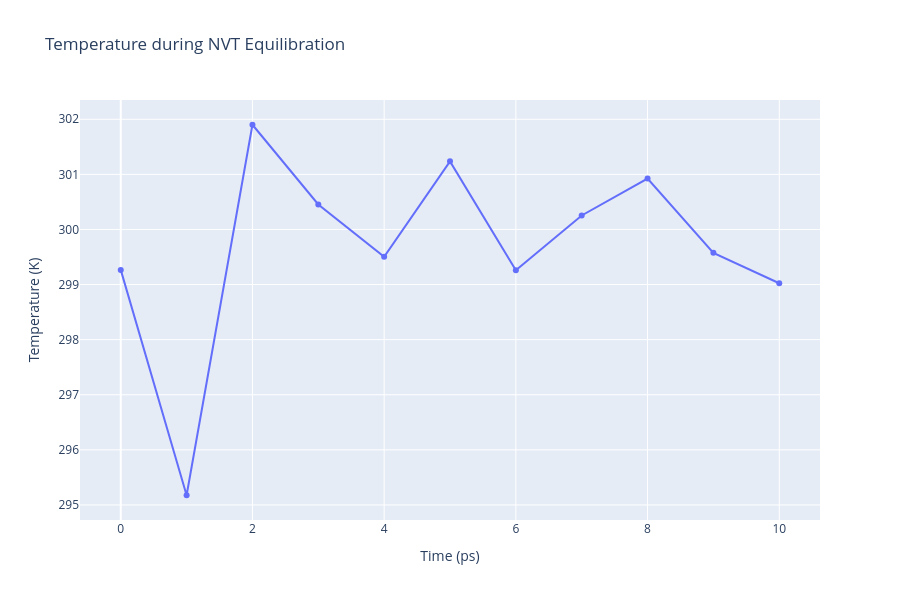

Notebook code cell kept with this figure:
### Code cell
# GMXEnergy: Getting system temperature by time during NVT Equilibration  
from biobb_analysis.gromacs.gmx_energy import gmx_energy

# Create prop dict and inputs/outputs
AWH_output_nvt_temp_xvg = AWH_dir / f'{ref}_nvt_temp.xvg'
prop = {
    'terms':  ["Temperature"],
    'binary_path' : binary_path
}

# Create and launch bb
gmx_energy(input_energy_path=AWH_output_nvt_edr, 
          output_xvg_path=AWH_output_nvt_temp_xvg, 
          properties=prop)

# Read temperature data from file
with open(AWH_output_nvt_temp_xvg, 'r') as temperature_file:
    x, y = zip(*[
        (float(line.split()[0]), float(line.split()[1]))
        for line in temperature_file
        if not line.startswith(("#", "@"))
    ])

# Create a scatter plot
fig = go.Figure(data=go.Scatter(x=x, y=y, mode='lines+markers'))

# Update layout
fig.update_layout(title="Temperature during NVT Equilibration",
                  xaxis_title="Time (ps)",
                  yaxis_title="Temperature (K)",
                  height=600)
fig.show()

### Figure 1 — Plotly figure (JSON) as saved in the notebook; plotly's stock layout.template omitted (floating-point values rounded to 4 significant figures)
{"data": [{"mode": "lines+markers", "type": "scatter", "x": [0, 1, 2, 3, 4, 5, 6, 7, 8, 9, 10], "y": [299.3, 295.2, 301.9, 300.5, 299.5, 301.2, 299.3, 300.3, 300.9, 299.6, 299.0]}], "layout": {"height": 600, "title": {"text": "Temperature during NVT Equilibration"}, "xaxis": {"title": {"text": "Time (ps)"}}, "yaxis": {"title": {"text": "Temperature (K)"}}}}
